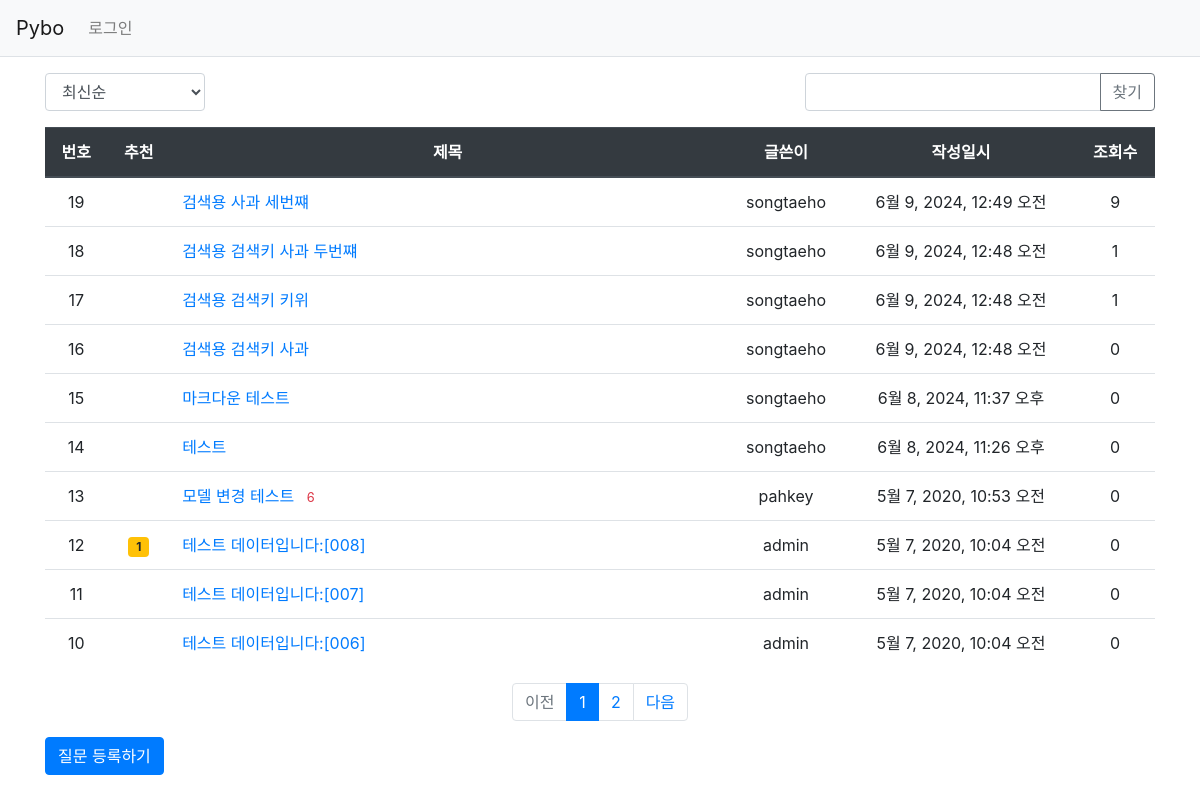
Before: /pybo/ with the older database file.
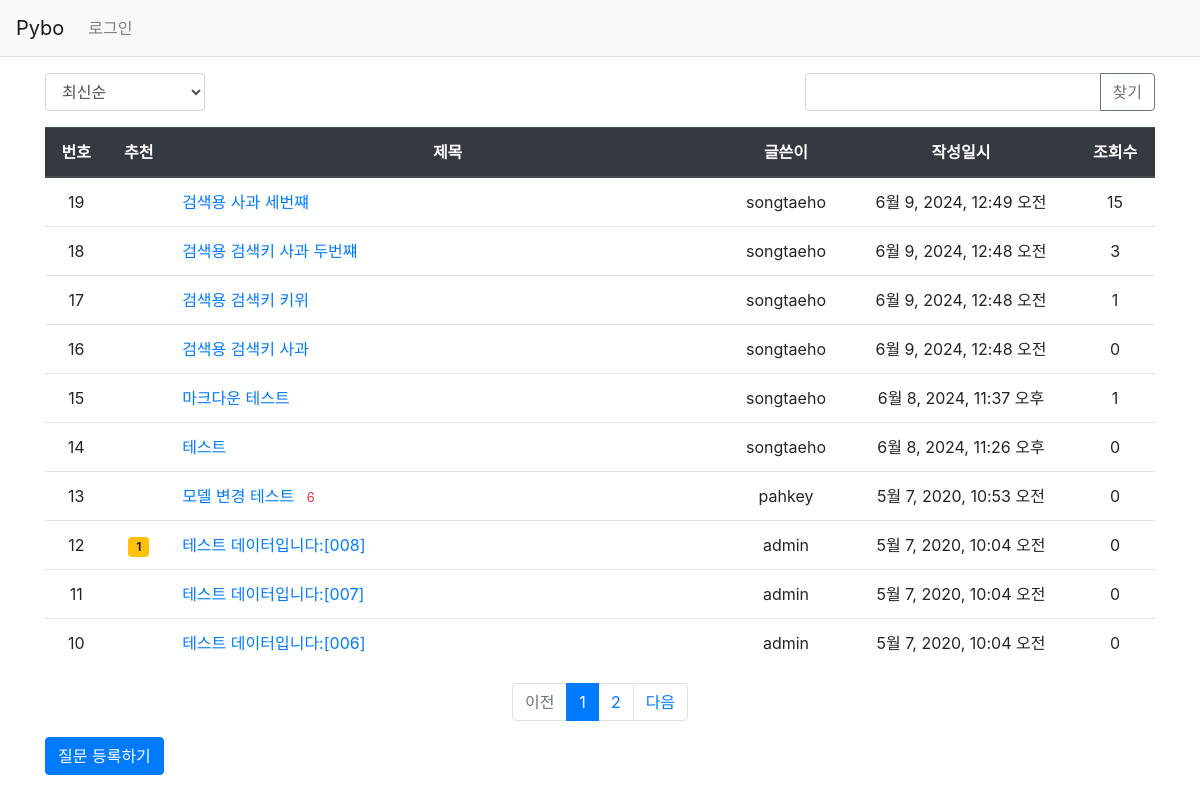
After: the same page with the newer database file.
### pybo/models.py (models this page shows, shortened)
class Question(models.Model):
    author = models.ForeignKey(User, on_delete=models.CASCADE, related_name='author_question')
    subject = models.CharField(max_length=200)
    content = models.TextField()
    create_date = models.DateTimeField()
    modify_date = models.DateTimeField(null=True, blank=True)
    voter = models.ManyToManyField(User, related_name='voter_question')
    views = models.PositiveIntegerField(default=0)
    modify_count = models.IntegerField(default=0)

### pybo/views/base_views.py (the view, shortened to what this page needs)
# urls.py: path('', base_views.index, name='index'),  # '/' 에 해당되는 path
def index(request):
    page = request.GET.get('page', '1')  # 페이지
    kw = request.GET.get('kw', '')
    so = request.GET.get('so', 'recent')
    if so == 'recommend':
        question_list = Question.objects.annotate(num_voter=Count('voter')).order_by('-num_voter', '-create_date')
    elif so == 'popular':
        question_list = Question.objects.annotate(num_answer=Count('answer')).order_by('-num_answer', '-create_date')
    else:  # recent
        question_list = Question.objects.order_by('-create_date')
    paginator = Paginator(question_list, 10)
    page_obj = paginator.get_page(page)
    context = {'question_list': page_obj, 'page': page, 'kw': kw, 'so': so}
    return render(request, 'pybo/question_list.html', context)

### pybo/templatetags/pybo_filter.py (called while the page is built)
@register.filter
def sub(value, arg):
    return value - arg

### templates/pybo/question_list.html (shortened to what this page needs)
{% extends 'base.html' %}
{% load pybo_filter %}
{% block content %}
<div class="container my-3">
    <div class="row justify-content-between my-3">
        <div class="col-2">
            <select class="form-control so">
                <option value="recent" {% if so == 'recent' %}selected{% endif %}>최신순</option>
            </select>
        </div>
        <div class="col-4 input-group">
            <input type="text" class="form-control kw" value="{{ kw|default_if_none:'' }}">
            <div class="input-group-append">
                <button class="btn btn-outline-secondary" type="button" id="btn_search">찾기</button>
            </div>
        </div>
    </div>
    <table class="table">
        <thead>
            <tr class="text-center thead-dark">
                <th>번호</th>
                <th>추천</th>
                <th style="width:50%">제목</th>
                <th>글쓴이</th>
                <th>작성일시</th>
                <th>조회수</th>
            </tr>
        </thead>
        <tbody>
            {% if question_list %}
            {% for question in question_list %}
            <tr class="text-center">
                <td>
                    {{ question_list.paginator.count|sub:question_list.start_index|sub:forloop.counter0|add:1 }}
                </td>
                <td>
                    {% if question.voter.all.count > 0 %}
                    <span class="badge badge-warning px-2 py-1">{{ question.voter.all.count }}</span>
                    {% endif %}
                </td>
                <td class="text-left">
                    <a href="{% url 'pybo:detail' question.id %}">{{ question.subject }}</a>
                    {% if question.answer_set.count > 0 %}
                    <span class="text-danger small ml-2">{{ question.answer_set.count }}</span>
                    {% endif %}
                </td>
                <td>{{ question.author.username }}</td>
                <td>{{ question.create_date }}</td>
                <td>{{ question.views }}</td>
            </tr>
            {% endfor %}
            {% else %}
            <tr>
                <td colspan="3">질문이 없습니다.</td>
            </tr>
            {% endif %}
        </tbody>
    </table>
    <ul class="pagination justify-content-center">
        {% if question_list.has_previous %}
        <li class="page-item">
            <a class="page-link" data-page="{{ question_list.previous_page_number }}" href="#">이전</a>
        </li>
        {% else %}
        <li class="page-item disabled">
            <a class="page-link" tabindex="-1" aria-disabled="true" href="#">이전</a>
        </li>
        {% endif %}
        {% for page_number in question_list.paginator.page_range %}
        {% if page_number >= question_list.number|add:-5 and page_number <= question_list.number|add:5 %}
        {% if page_number == question_list.number %}
        <li class="page-item active" aria-current="page">
            <a class="page-link" data-page="{{ page_number }}" href="#">{{ page_number }}</a>
        </li>
        {% else %}
        <li class="page-item">
            <a class="page-link" data-page="{{ page_number }}" href="#">{{ page_number }}</a>
        </li>
        {% endif %}
        {% endif %}
        {% endfor %}
        {% if question_list.has_next %}
        <li class="page-item">
            <a class="page-link" data-page="{{ question_list.next_page_number }}" href="#">다음</a>
        </li>
        {% else %}
        <li class="page-item disabled">
            <a class="page-link" tabindex="-1" aria-disabled="true" href="#">다음</a>
        </li>
        {% endif %}
    </ul>
    <a href="{% url 'pybo:question_create' %}" class="btn btn-primary">질문 등록하기</a>
</div>
{% endblock %}

### templates/base.html (shortened to what this page needs)
{% load static %}
<!doctype html>
<html lang="ko">
<head>
    <link rel="stylesheet" type="text/css" href="{% static 'bootstrap.min.css' %}">
    <link rel="stylesheet" type="text/css" href="{% static 'style.css' %}">
</head>
<body>
{% include "navbar.html" %}
{% block content %}
{% endblock %}
</body>
</html>

### templates/navbar.html (shortened to what this page needs)
<nav class="navbar navbar-expand-lg navbar-light bg-light border-bottom">
    <a class="navbar-brand" href="{% url 'pybo:index' %}">Pybo</a>
    <div class="collapse navbar-collapse flex-grow-0" id="navbarNav">
        <ul class="navbar-nav">
            <li class="nav-item ">
                {% if user.is_authenticated %}
                <a class="nav-link" href="{% url 'common:logout' %}">{{ user.username }} (로그아웃)</a>
                {% else %}
                <a class="nav-link" href="{% url 'common:login' %}">로그인</a>
                {% endif %}
            </li>
        </ul>
    </div>
</nav>

Changed rows visible on the page:
changed Question "검색용 사과 세번쨰": views "9" → "15"
changed Question "검색용 검색키 사과 두번쨰": views "1" → "3"
changed Question "마크다운 테스트": views "0" → "1"
